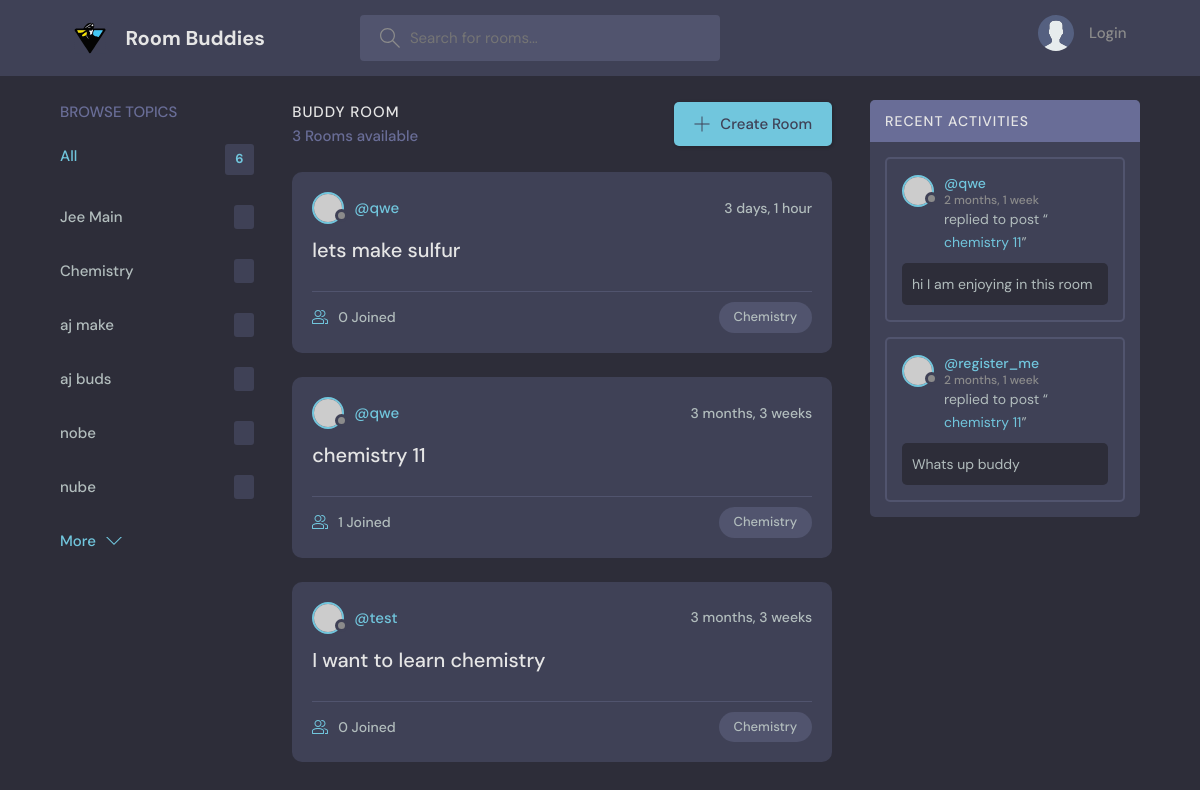
The page /?q=Chemistry on the database its author committed.
### base/models.py (models this page shows, shortened)
class Topic(models.Model):
    name =models.CharField(max_length=200)

class Room(models.Model):
    host= models.ForeignKey(User, on_delete= models.SET_NULL, null=True)
    topic= models.ForeignKey(Topic, on_delete= models.SET_NULL, null=True)
    name = models.CharField(max_length=200)
    description = models.TextField(null=True,blank=True)
    participants = models.ManyToManyField(User,related_name="participants",blank=True)
    updated = models.DateTimeField(auto_now=True)
    created = models.DateTimeField(auto_now_add=True)
    class Meta:
        ordering = ['-updated', '-created']

class Message(models.Model):
    user = models.ForeignKey(User, on_delete= models.CASCADE)
    room = models.ForeignKey(Room,on_delete=models.CASCADE)
    body = models.TextField()
    updated = models.DateTimeField(auto_now=True)
    created = models.DateTimeField(auto_now_add=True)
    class Meta:
        ordering = ['-updated', '-created']

### base/views.py (the view)
# urls.py: path("",views.home,name="home"),
def home(request):
    q = request.GET.get('q') if request.GET.get('q') else ''
    rooms = Room.objects.filter(
        Q(topic__name__icontains= q) |
        Q(name__icontains=q) |
        Q(description__icontains=q)
        )
    topics = Topic.objects.all()
    rooms_count = rooms.count()
    room_messages = Message.objects.filter(Q(room__topic__name__icontains=q))
    context = {'rooms': rooms, 'topics': topics, 'room_count': rooms_count,'room_messages': room_messages}
    return render(request, 'base/home.html',context)

### base/templates/base/home.html (shortened to what this page needs)
{%extends 'main.html'%}
  {%block content%}
    <main class="layout layout--3">
      <div class="container">
        {%include 'base/topics_component.html'%}
        <div class="roomList">
          <div class="roomList__header">
            <div>
              <h2>Buddy Room</h2>
              <p>{{room_count}} Rooms available</p>
            </div>
            <a class="btn btn--main" href="{% url 'create-room' %}">
              <svg version="1.1" xmlns="http://www.w3.org/2000/svg" width="32" height="32" viewBox="0 0 32 32">
                <title>add</title>
                <path
                  d="M16.943 0.943h-1.885v14.115h-14.115v1.885h14.115v14.115h1.885v-14.115h14.115v-1.885h-14.115v-14.115z"
                ></path>
              </svg>
              Create Room
            </a>
          </div>
          {%include 'base/feed_components.html' %}
        </div>
        {% include 'base/activity_component.html' %}
      </div>
    </main>
{%endblock%}

### base/templates/base/topics_component.html
<div class="topics">
    <div class="topics__header">
      <h2>Browse Topics</h2>
    </div>
    <ul class="topics__list">
      <li>
        <a href="{% url 'home' %}" class="active">All <span>{{topics.count}}</span></a>
      </li>
      {% for topic in topics%}
      <li>
        <a href="{% url 'home'%}?q={{topic.name}}">{{topic.name}}<span>{{topic.room.set_all.count}}</span></a>
      </li>
      {% endfor %}
    </ul>
    <a class="btn btn--link" href="topics.html">
      More
      <svg version="1.1" xmlns="http://www.w3.org/2000/svg" width="32" height="32" viewBox="0 0 32 32">
        <title>chevron-down</title>
        <path d="M16 21l-13-13h-3l16 16 16-16h-3l-13 13z"></path>
      </svg>
    </a>
  </div>

### base/templates/base/feed_components.html (shortened to what this page needs)
{% for room in rooms%}
<div class="roomListRoom">
    <div class="roomListRoom__header">
      <a href="{%url 'user-profile' room.host.id%}" class="roomListRoom__author">
        <div class="avatar avatar--small">
          <img src="https://randomuser.me/api/portraits/women/11.jpg" />
        </div>
        <span>@{{room.host.username}}</span>
      </a>
      <div class="roomListRoom__actions">
        <span>{{room.created|timesince}}</span>
      </div>
    </div>
    <div class="roomListRoom__content">
      <a href="{%url 'room' room.id%}">{{room.name}}</a>
    </div>
    <div class="roomListRoom__meta">
      <a href="{%url 'room' room.id%}" class="roomListRoom__joined">
        {{room.participants.all.count}} Joined
      </a>
      <p class="roomListRoom__topic">{{room.topic.name}}</p>
    </div>
  </div>
{% endfor %}

### base/templates/base/activity_component.html (shortened to what this page needs)
<div class="activities">
    <div class="activities__header">
      <h2>Recent Activities</h2>
    </div>
    {% for message in room_messages %}
    <div class="activities__box">
      <div class="activities__boxHeader roomListRoom__header">
        <a href="{% url 'user-profile' message.user.id%}" class="roomListRoom__author">
          <div class="avatar avatar--small">
            <img src="https://randomuser.me/api/portraits/women/11.jpg" />
          </div>
          <p>
            @{{message.user}}
            <span>{{message.created|timesince}}</span>
          </p>
        </a>
      </div>
      <div class="activities__boxContent">
        <p>replied to post “<a href="{% url 'room' message.room.id %}">{{message.room.name}}</a>”</p>
        <div class="activities__boxRoomContent">
            {{message.body}}
        </div>
      </div>
    </div>
{% endfor %}
  </div>

### rows shown on the page
Topic: name "Jee Main"
Topic: name "Chemistry"
Topic: name "aj make"
Topic: name "aj buds"
Topic: name "nobe"
Topic: name "nube"
Room: host.username "qwe", created "3 days, 1 hour", name "lets make sulfur", participants.all.count "0", topic.name "Chemistry"
Room: host.username "qwe", created "3 months, 3 weeks", name "chemistry 11", participants.all.count "1", topic.name "Chemistry"
Room: host.username "test", created "3 months, 3 weeks", name "I want to learn chemistry", participants.all.count "0", topic.name "Chemistry"
Message: user "qwe", created "2 months, 1 week", room.name "chemistry 11", body "hi I am enjoying in this room"
Message: user "register_me", created "2 months, 1 week", room.name "chemistry 11", body "Whats up buddy"

### other values the page prints
{{ topics.count }} "6"
{{ room_count }} "3"
